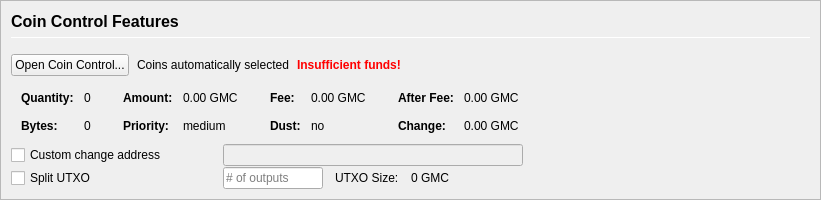
         <widget class="QFrame" name="frameCoinControl">
          <property name="sizePolicy">
           <sizepolicy hsizetype="Expanding" vsizetype="Expanding">
            <horstretch>0</horstretch>
            <verstretch>0</verstretch>
           </sizepolicy>
          </property>
          <property name="maximumSize">
           <size>
            <width>16777215</width>
            <height>16777215</height>
           </size>
          </property>
          <property name="frameShape">
           <enum>QFrame::StyledPanel</enum>
          </property>
          <property name="frameShadow">
           <enum>QFrame::Sunken</enum>
          </property>
          <layout class="QVBoxLayout" name="verticalLayoutCoinControl2">
           <property name="spacing">
            <number>0</number>
           </property>
           <property name="leftMargin">
            <number>0</number>
           </property>
           <property name="topMargin">
            <number>0</number>
           </property>
           <property name="rightMargin">
            <number>0</number>
           </property>
           <property name="bottomMargin">
            <number>0</number>
           </property>
           <item>
            <widget class="QFrame" name="frameCoinControl_BG">
             <layout class="QVBoxLayout" name="verticalLayoutCoinControl" stretch="0,0,0,0,0,0">
              <property name="spacing">
               <number>1</number>
              </property>
              <property name="leftMargin">
               <number>10</number>
              </property>
              <property name="topMargin">
               <number>10</number>
              </property>
              <item>
               <layout class="QHBoxLayout" name="horizontalLayoutCoinControl1">
                <property name="bottomMargin">
                 <number>15</number>
                </property>
                <item>
                 <layout class="QVBoxLayout" name="verticalLayout_3">
                  <property name="spacing">
                   <number>6</number>
                  </property>
                  <item>
                   <widget class="QLabel" name="labelCoinControlFeatures">
                    <property name="sizePolicy">
                     <sizepolicy hsizetype="Preferred" vsizetype="Maximum">
                      <horstretch>0</horstretch>
                      <verstretch>0</verstretch>
                     </sizepolicy>
                    </property>
                    <property name="minimumSize">
                     <size>
                      <width>0</width>
                      <height>20</height>
                     </size>
                    </property>
                    <property name="font">
                     <font>
                      <pointsize>12</pointsize>
                      <weight>75</weight>
                      <bold>true</bold>
                     </font>
                    </property>
                    <property name="styleSheet">
                     <string notr="true">font-weight:bold;</string>
                    </property>
                    <property name="text">
                     <string>Coin Control Features</string>
                    </property>
                   </widget>
                  </item>
                  <item>
                   <widget class="Line" name="line">
                    <property name="minimumSize">
                     <size>
                      <width>0</width>
                      <height>1</height>
                     </size>
                    </property>
                    <property name="maximumSize">
                     <size>
                      <width>16777215</width>
                      <height>1</height>
                     </size>
                    </property>
                    <property name="orientation">
                     <enum>Qt::Horizontal</enum>
                    </property>
                   </widget>
                  </item>
                 </layout>
                </item>
               </layout>
              </item>
              <item>
               <layout class="QHBoxLayout" name="horizontalLayoutCoinControl2" stretch="0,0,0,0">
                <property name="spacing">
                 <number>8</number>
                </property>
                <property name="bottomMargin">
                 <number>10</number>
                </property>
                <item>
                 <widget class="QPushButton" name="pushButtonCoinControl">
                  <property name="styleSheet">
                   <string notr="true"/>
                  </property>
                  <property name="text">
                   <string>Open Coin Control...</string>
                  </property>
                  <property name="autoDefault">
                   <bool>false</bool>
                  </property>
                 </widget>
                </item>
                <item>
                 <widget class="QLabel" name="labelCoinControlAutomaticallySelected">
                  <property name="text">
                   <string>Coins automatically selected</string>
                  </property>
                  <property name="margin">
                   <number>5</number>
                  </property>
                 </widget>
                </item>
                <item>
                 <widget class="QLabel" name="labelCoinControlInsuffFunds">
                  <property name="font">
                   <font>
                    <weight>75</weight>
                    <bold>true</bold>
                   </font>
                  </property>
                  <property name="styleSheet">
                   <string notr="true">color:red;font-weight:bold;</string>
                  </property>
                  <property name="text">
                   <string>Insufficient funds!</string>
                  </property>
                  <property name="margin">
                   <number>5</number>
                  </property>
                 </widget>
                </item>
                <item>
                 <spacer name="horizontalSpacerCoinControl">
                  <property name="orientation">
                   <enum>Qt::Horizontal</enum>
                  </property>
                  <property name="sizeHint" stdset="0">
                   <size>
                    <width>40</width>
                    <height>1</height>
                   </size>
                  </property>
                 </spacer>
                </item>
               </layout>
              </item>
              <item>
               <widget class="QWidget" name="widgetCoinControl" native="true">
                <property name="sizePolicy">
                 <sizepolicy hsizetype="Preferred" vsizetype="Preferred">
                  <horstretch>0</horstretch>
                  <verstretch>0</verstretch>
                 </sizepolicy>
                </property>
                <property name="minimumSize">
                 <size>
                  <width>0</width>
                  <height>0</height>
                 </size>
                </property>
                <property name="styleSheet">
                 <string notr="true"/>
                </property>
                <layout class="QHBoxLayout" name="horizontalLayoutCoinControl5">
                 <property name="leftMargin">
                  <number>0</number>
                 </property>
                 <property name="topMargin">
                  <number>0</number>
                 </property>
                 <property name="rightMargin">
                  <number>0</number>
                 </property>
                 <property name="bottomMargin">
                  <number>0</number>
                 </property>
                 <item>
                  <layout class="QHBoxLayout" name="horizontalLayoutCoinControl3" stretch="0,0,0,1">
                   <property name="spacing">
                    <number>20</number>
                   </property>
                   <property name="topMargin">
                    <number>0</number>
                   </property>
                   <property name="bottomMargin">
                    <number>10</number>
                   </property>
                   <item>
                    <layout class="QFormLayout" name="formLayoutCoinControl1">
                     <property name="horizontalSpacing">
                      <number>10</number>
                     </property>
                     <property name="verticalSpacing">
                      <number>14</number>
                     </property>
                     <property name="leftMargin">
                      <number>10</number>
                     </property>
                     <property name="topMargin">
                      <number>4</number>
                     </property>
                     <property name="rightMargin">
                      <number>6</number>
                     </property>
                     <item row="0" column="0">
                      <widget class="QLabel" name="labelCoinControlQuantityText">
                       <property name="font">
                        <font>
                         <weight>75</weight>
                         <bold>true</bold>
                        </font>
                       </property>
                       <property name="text">
                        <string>Quantity:</string>
                       </property>
                       <property name="margin">
                        <number>0</number>
                       </property>
                      </widget>
                     </item>
                     <item row="0" column="1">
                      <widget class="QLabel" name="labelCoinControlQuantity">
                       <property name="cursor">
                        <cursorShape>IBeamCursor</cursorShape>
                       </property>
                       <property name="contextMenuPolicy">
                        <enum>Qt::ActionsContextMenu</enum>
                       </property>
                       <property name="text">
                        <string notr="true">0</string>
                       </property>
                       <property name="margin">
                        <number>0</number>
                       </property>
                       <property name="textInteractionFlags">
                        <set>Qt::LinksAccessibleByMouse|Qt::TextSelectableByKeyboard|Qt::TextSelectableByMouse</set>
                       </property>
                      </widget>
                     </item>
                     <item row="1" column="0">
                      <widget class="QLabel" name="labelCoinControlBytesText">
                       <property name="font">
                        <font>
                         <weight>75</weight>
                         <bold>true</bold>
                        </font>
                       </property>
                       <property name="text">
                        <string>Bytes:</string>
                       </property>
                      </widget>
                     </item>
                     <item row="1" column="1">
                      <widget class="QLabel" name="labelCoinControlBytes">
                       <property name="cursor">
                        <cursorShape>IBeamCursor</cursorShape>
                       </property>
                       <property name="contextMenuPolicy">
                        <enum>Qt::ActionsContextMenu</enum>
                       </property>
                       <property name="text">
                        <string notr="true">0</string>
                       </property>
                       <property name="textInteractionFlags">
                        <set>Qt::LinksAccessibleByMouse|Qt::TextSelectableByKeyboard|Qt::TextSelectableByMouse</set>
                       </property>
                      </widget>
                     </item>
                    </layout>
                   </item>
                   <item>
                    <layout class="QFormLayout" name="formLayoutCoinControl2">
                     <property name="horizontalSpacing">
                      <number>10</number>
                     </property>
                     <property name="verticalSpacing">
                      <number>14</number>
                     </property>
                     <property name="leftMargin">
                      <number>6</number>
                     </property>
                     <property name="topMargin">
                      <number>4</number>
                     </property>
                     <property name="rightMargin">
                      <number>6</number>
                     </property>
                     <item row="0" column="0">
                      <widget class="QLabel" name="labelCoinControlAmountText">
                       <property name="font">
                        <font>
                         <weight>75</weight>
                         <bold>true</bold>
                        </font>
                       </property>
                       <property name="text">
                        <string>Amount:</string>
                       </property>
                       <property name="margin">
                        <number>0</number>
                       </property>
                      </widget>
                     </item>
                     <item row="0" column="1">
                      <widget class="QLabel" name="labelCoinControlAmount">
                       <property name="cursor">
                        <cursorShape>IBeamCursor</cursorShape>
                       </property>
                       <property name="contextMenuPolicy">
                        <enum>Qt::ActionsContextMenu</enum>
                       </property>
                       <property name="text">
                        <string notr="true">0.00 GMC</string>
                       </property>
                       <property name="textInteractionFlags">
                        <set>Qt::LinksAccessibleByMouse|Qt::TextSelectableByKeyboard|Qt::TextSelectableByMouse</set>
                       </property>
                      </widget>
                     </item>
                     <item row="1" column="0">
                      <widget class="QLabel" name="labelCoinControlPriorityText">
                       <property name="font">
                        <font>
                         <weight>75</weight>
                         <bold>true</bold>
                        </font>
                       </property>
                       <property name="text">
                        <string>Priority:</string>
                       </property>
                      </widget>
                     </item>
                     <item row="1" column="1">
                      <widget class="QLabel" name="labelCoinControlPriority">
                       <property name="cursor">
                        <cursorShape>IBeamCursor</cursorShape>
                       </property>
                       <property name="contextMenuPolicy">
                        <enum>Qt::ActionsContextMenu</enum>
                       </property>
                       <property name="text">
                        <string>medium</string>
                       </property>
                       <property name="textInteractionFlags">
                        <set>Qt::LinksAccessibleByMouse|Qt::TextSelectableByKeyboard|Qt::TextSelectableByMouse</set>
                       </property>
                      </widget>
                     </item>
                    </layout>
                   </item>
                   <item>
                    <layout class="QFormLayout" name="formLayoutCoinControl3">
                     <property name="horizontalSpacing">
                      <number>10</number>
                     </property>
                     <property name="verticalSpacing">
                      <number>14</number>
                     </property>
                     <property name="leftMargin">
                      <number>6</number>
                     </property>
                     <property name="topMargin">
                      <number>4</number>
                     </property>
                     <property name="rightMargin">
                      <number>6</number>
                     </property>
                     <item row="0" column="0">
                      <widget class="QLabel" name="labelCoinControlFeeText">
                       <property name="font">
                        <font>
                         <weight>75</weight>
                         <bold>true</bold>
                        </font>
                       </property>
                       <property name="text">
                        <string>Fee:</string>
                       </property>
                       <property name="margin">
                        <number>0</number>
                       </property>
                      </widget>
                     </item>
                     <item row="0" column="1">
                      <widget class="QLabel" name="labelCoinControlFee">
                       <property name="cursor">
                        <cursorShape>IBeamCursor</cursorShape>
                       </property>
                       <property name="contextMenuPolicy">
                        <enum>Qt::ActionsContextMenu</enum>
                       </property>
                       <property name="text">
                        <string notr="true">0.00 GMC</string>
                       </property>
                       <property name="textInteractionFlags">
                        <set>Qt::LinksAccessibleByMouse|Qt::TextSelectableByKeyboard|Qt::TextSelectableByMouse</set>
                       </property>
                      </widget>
                     </item>
                     <item row="1" column="0">
                      <widget class="QLabel" name="labelCoinControlLowOutputText">
                       <property name="font">
                        <font>
                         <weight>75</weight>
                         <bold>true</bold>
                        </font>
                       </property>
                       <property name="text">
                        <string>Dust:</string>
                       </property>
                      </widget>
                     </item>
                     <item row="1" column="1">
                      <widget class="QLabel" name="labelCoinControlLowOutput">
                       <property name="cursor">
                        <cursorShape>IBeamCursor</cursorShape>
                       </property>
                       <property name="contextMenuPolicy">
                        <enum>Qt::ActionsContextMenu</enum>
                       </property>
                       <property name="text">
                        <string>no</string>
                       </property>
                       <property name="textInteractionFlags">
                        <set>Qt::LinksAccessibleByMouse|Qt::TextSelectableByKeyboard|Qt::TextSelectableByMouse</set>
                       </property>
                      </widget>
                     </item>
                    </layout>
                   </item>
                   <item>
                    <layout class="QFormLayout" name="formLayoutCoinControl4">
                     <property name="horizontalSpacing">
                      <number>10</number>
                     </property>
                     <property name="verticalSpacing">
                      <number>14</number>
                     </property>
                     <property name="leftMargin">
                      <number>6</number>
                     </property>
                     <property name="topMargin">
                      <number>4</number>
                     </property>
                     <property name="rightMargin">
                      <number>6</number>
                     </property>
                     <item row="0" column="0">
                      <widget class="QLabel" name="labelCoinControlAfterFeeText">
                       <property name="font">
                        <font>
                         <weight>75</weight>
                         <bold>true</bold>
                        </font>
                       </property>
                       <property name="text">
                        <string>After Fee:</string>
                       </property>
                       <property name="margin">
                        <number>0</number>
                       </property>
                      </widget>
                     </item>
                     <item row="0" column="1">
                      <widget class="QLabel" name="labelCoinControlAfterFee">
                       <property name="cursor">
                        <cursorShape>IBeamCursor</cursorShape>
                       </property>
                       <property name="contextMenuPolicy">
                        <enum>Qt::ActionsContextMenu</enum>
                       </property>
                       <property name="text">
                        <string notr="true">0.00 GMC</string>
                       </property>
                       <property name="textInteractionFlags">
                        <set>Qt::LinksAccessibleByMouse|Qt::TextSelectableByKeyboard|Qt::TextSelectableByMouse</set>
                       </property>
                      </widget>
                     </item>
                     <item row="1" column="0">
                      <widget class="QLabel" name="labelCoinControlChangeText">
                       <property name="font">
                        <font>
                         <weight>75</weight>
                         <bold>true</bold>
                        </font>
                       </property>
                       <property name="text">
                        <string>Change:</string>
                       </property>
                      </widget>
                     </item>
                     <item row="1" column="1">
                      <widget class="QLabel" name="labelCoinControlChange">
                       <property name="cursor">
                        <cursorShape>IBeamCursor</cursorShape>
                       </property>
                       <property name="contextMenuPolicy">
                        <enum>Qt::ActionsContextMenu</enum>
                       </property>
                       <property name="text">
                        <string notr="true">0.00 GMC</string>
                       </property>
                       <property name="textInteractionFlags">
                        <set>Qt::LinksAccessibleByMouse|Qt::TextSelectableByKeyboard|Qt::TextSelectableByMouse</set>
                       </property>
                      </widget>
                     </item>
                    </layout>
                   </item>
                  </layout>
                 </item>
                </layout>
               </widget>
              </item>
              <item>
               <layout class="QHBoxLayout" name="horizontalLayoutCoinControl4">
                <property name="spacing">
                 <number>12</number>
                </property>
                <property name="sizeConstraint">
                 <enum>QLayout::SetDefaultConstraint</enum>
                </property>
                <property name="topMargin">
                 <number>0</number>
                </property>
                <property name="rightMargin">
                 <number>0</number>
                </property>
                <item>
                 <widget class="QCheckBox" name="checkBoxCoinControlChange">
                  <property name="sizePolicy">
                   <sizepolicy hsizetype="Preferred" vsizetype="Preferred">
                    <horstretch>0</horstretch>
                    <verstretch>0</verstretch>
                   </sizepolicy>
                  </property>
                  <property name="minimumSize">
                   <size>
                    <width>200</width>
                    <height>0</height>
                   </size>
                  </property>
                  <property name="maximumSize">
                   <size>
                    <width>200</width>
                    <height>16777215</height>
                   </size>
                  </property>
                  <property name="toolTip">
                   <string>If this is activated, but the change address is empty or invalid, change will be sent to a newly generated address.</string>
                  </property>
                  <property name="text">
                   <string>Custom change address</string>
                  </property>
                 </widget>
                </item>
                <item>
                 <widget class="QValidatedLineEdit" name="lineEditCoinControlChange">
                  <property name="enabled">
                   <bool>false</bool>
                  </property>
                  <property name="sizePolicy">
                   <sizepolicy hsizetype="Preferred" vsizetype="Preferred">
                    <horstretch>0</horstretch>
                    <verstretch>0</verstretch>
                   </sizepolicy>
                  </property>
                  <property name="minimumSize">
                   <size>
                    <width>300</width>
                    <height>0</height>
                   </size>
                  </property>
                 </widget>
                </item>
                <item>
                 <widget class="QLabel" name="labelCoinControlChangeLabel">
                  <property name="sizePolicy">
                   <sizepolicy hsizetype="Preferred" vsizetype="Preferred">
                    <horstretch>0</horstretch>
                    <verstretch>0</verstretch>
                   </sizepolicy>
                  </property>
                  <property name="minimumSize">
                   <size>
                    <width>100</width>
                    <height>0</height>
                   </size>
                  </property>
                  <property name="text">
                   <string/>
                  </property>
                  <property name="margin">
                   <number>3</number>
                  </property>
                 </widget>
                </item>
               </layout>
              </item>
              <item>
               <layout class="QHBoxLayout" name="horizontalLayoutCoinControl6">
                <property name="spacing">
                 <number>12</number>
                </property>
                <property name="rightMargin">
                 <number>0</number>
                </property>
                <item>
                 <widget class="QCheckBox" name="splitBlockCheckBox">
                  <property name="sizePolicy">
                   <sizepolicy hsizetype="Preferred" vsizetype="Preferred">
                    <horstretch>0</horstretch>
                    <verstretch>0</verstretch>
                   </sizepolicy>
                  </property>
                  <property name="minimumSize">
                   <size>
                    <width>200</width>
                    <height>0</height>
                   </size>
                  </property>
                  <property name="maximumSize">
                   <size>
                    <width>200</width>
                    <height>16777215</height>
                   </size>
                  </property>
                  <property name="text">
                   <string>Split UTXO</string>
                  </property>
                 </widget>
                </item>
                <item>
                 <widget class="QLineEdit" name="splitBlockLineEdit">
                  <property name="sizePolicy">
                   <sizepolicy hsizetype="Preferred" vsizetype="Preferred">
                    <horstretch>50</horstretch>
                    <verstretch>0</verstretch>
                   </sizepolicy>
                  </property>
                  <property name="minimumSize">
                   <size>
                    <width>100</width>
                    <height>0</height>
                   </size>
                  </property>
                  <property name="maximumSize">
                   <size>
                    <width>100</width>
                    <height>16777215</height>
                   </size>
                  </property>
                  <property name="placeholderText">
                   <string># of outputs</string>
                  </property>
                 </widget>
                </item>
                <item>
                 <widget class="QLabel" name="labelBlockSizeText">
                  <property name="text">
                   <string>UTXO Size:</string>
                  </property>
                 </widget>
                </item>
                <item>
                 <widget class="QLabel" name="labelBlockSize">
                  <property name="text">
                   <string>0 GMC</string>
                  </property>
                 </widget>
                </item>
                <item>
                 <spacer name="horizontalSpacer_7">
                  <property name="orientation">
                   <enum>Qt::Horizontal</enum>
                  </property>
                  <property name="sizeHint" stdset="0">
                   <size>
                    <width>40</width>
                    <height>20</height>
                   </size>
                  </property>
                 </spacer>
                </item>
               </layout>
              </item>
              <item>
               <spacer name="verticalSpacerCoinControl">
                <property name="orientation">
                 <enum>Qt::Vertical</enum>
                </property>
                <property name="sizeHint" stdset="0">
                 <size>
                  <width>800</width>
                  <height>1</height>
                 </size>
                </property>
               </spacer>
              </item>
             </layout>
            </widget>
           </item>
          </layout>
         </widget>
